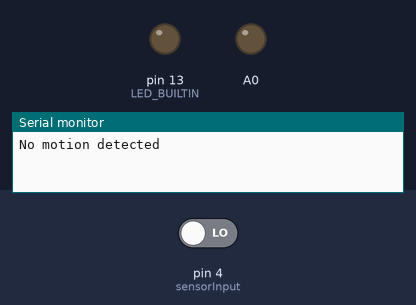
Bench run of a sketch on a simulated Arduino Uno, built with avr-gcc and run on an emulated ATmega328P. On the bench: output pins drawn as LEDs (lit = HIGH), the last lines printed to the serial monitor. The inputs (shaded band) are chosen by the test bench; at power-on: pin 4 (sensorInput) LOW. Storage starts empty; random numbers use the default seed unless the sketch sets one; the audio player accepts every command and is not drawn.

Above: at 1.2 s.
1.3 s: pin 4 (sensorInput) driven HIGH
At 3.4 s:
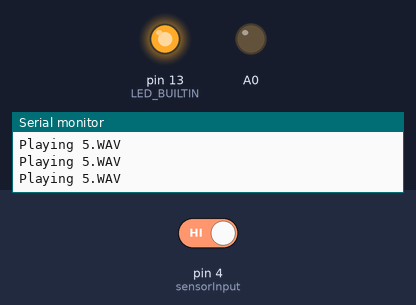
Timing chart, 0 to 4.9 s (numbered marks = the images above; inputs shaded):
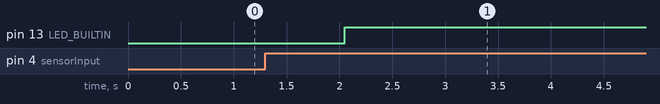

The sketch:

control.ino
```cpp
#define HANDLE_TAGS
#include <SPI.h>
#include <SD.h>
#define SD_ChipSelectPin 10  //using digital pin 10 on arduino uno
#include <TMRpcm.h>          // Library for audio play from SDcard
#include <stdio.h>           // for random
#include <stdlib.h>          // for random
#include <time.h>            // for random
TMRpcm tmrpcm;               // Object to access library functions

File root;

int sensorInput = 4;   // PIR sensor input pin
int sensorReturn = 0;  // Variable to store PIR sensor output

void setup() {
  // Open serial communications and wait for port to open:
  Serial.begin(9600);
  // wait for Serial Monitor to connect. Needed for native USB port boards only:
  while (!Serial) { ; }
  //Check card presence
  if (!SD.begin(SD_ChipSelectPin)) {
    Serial.print("no SD");
    return;
  }

  tmrpcm.speakerPin = 9;  //PWM pin 9 on Uno
  tmrpcm.setVolume(7);
  tmrpcm.loop(0);
  setup2();
}
void setup2() {
  pinMode(sensorInput, INPUT);  // Set sensor pin as input
  pinMode(LED_BUILTIN, OUTPUT);
  pinMode(A0, OUTPUT);
}


void loop() {
  int r = rand() % 5 + 1;  // generate a random number
  // check if motion is detected
  if (sensorReturn == HIGH) {
    String filename = String(5) + ".WAV";  // random number + .WAV extension (all files in folder must be named 1-5)

    while (!tmrpcm.isPlaying()) {  // built in tmrpcm lib to check if the current audio is still playing
      Serial.print("Playing " + filename + '\n');
      tmrpcm.play(filename.c_str());  // play the file
    }


  } else {
    delay(1000);
    Serial.print("No motion detected \n");
  }
  loop2();
}

void loop2() {
  sensorReturn = digitalRead(sensorInput);  // Read input value from PIR sensor
  // Check if motion is detected
  if (sensorReturn == HIGH) {
    digitalWrite(LED_BUILTIN, HIGH);
  } else {
    // Set cursor to the second row and print motion stopped message
    digitalWrite(LED_BUILTIN, LOW);
  }
}
```

Measured:
- after the input at 1.3 s, pin 13 (LED_BUILTIN): LOW → HIGH after 0.75 s
